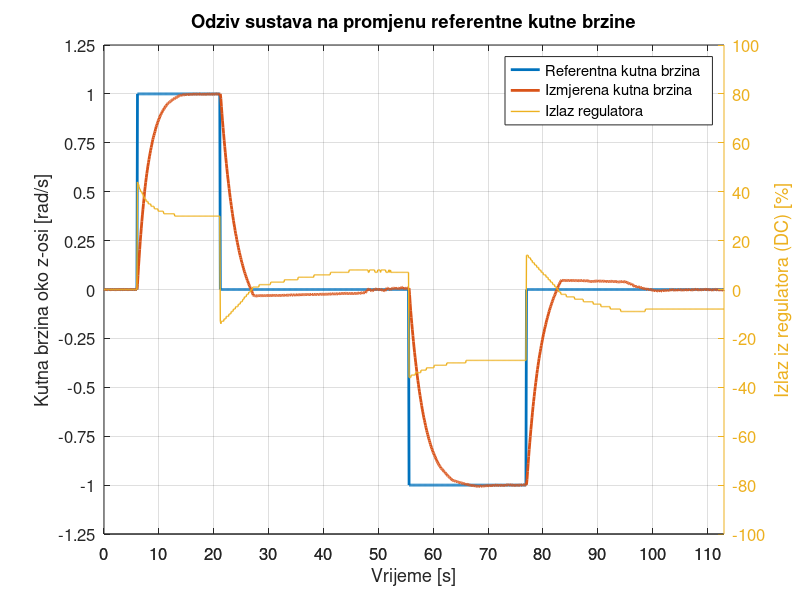

This figure's MATLAB source:
clear all;
close all;

% load and prepare ang vel meas
meas = csvread('measurements/ang_vel_regulation_input.csv');

meas = meas(170:1300,:,:);

wz_ref = meas(:,1);
wz_ref = wz_ref ./ 1000.0; % to rad/s

wz = meas(:,2);
wz = wz ./ 1000.0; % to rad/s

cntrl = meas(:,3);

% create time vector
t = 0:(length(wz_ref)-1);
t = t ./ 10.0; % convert to seconds
t = t';

w = [wz_ref, wz];

% plot
font_size_title = 15;
font_size = 12;
time_step_size = 10;
y1_lim = [-1.25 1.25];
y2_lim = [-100 100];
y1_step_size = 0.25;
y2_step_size = 20;

hf = figure();
[hax, h1, h2] = plotyy(t, w, t, cntrl);
xlabel("Vrijeme [s]");
ylabel(hax(1), "Kutna brzina oko z-osi [rad/s]");
ylabel(hax(2), "Izlaz iz regulatora (DC) [%]");
title("Odziv sustava na promjenu referentne kutne brzine", "fontsize", font_size_title);
set(hax(1), "fontsize", font_size)
set(hax(2), "fontsize", font_size)
set(h1, "linewidth", 2)
set(h2, "linewidth", 1)
ylim(hax(1), y1_lim)
ylim(hax(2), y2_lim)
legend('Referentna kutna brzina', 'Izmjerena kutna brzina', 'Izlaz regulatora')
grid
xbounds = xlim();
set(hax, 'xtick', xbounds(1):time_step_size:xbounds(2))
ybounds1 = ylim(hax(1));
set(hax(1), 'ytick', ybounds1(1):y1_step_size:ybounds1(2))
ybounds2 = ylim(hax(2));
set(hax(2), 'ytick', ybounds2(1):y2_step_size:ybounds2(2))

% printing to pdf
print(hf, "ang_vel_reg_user.png", '-dpng');
